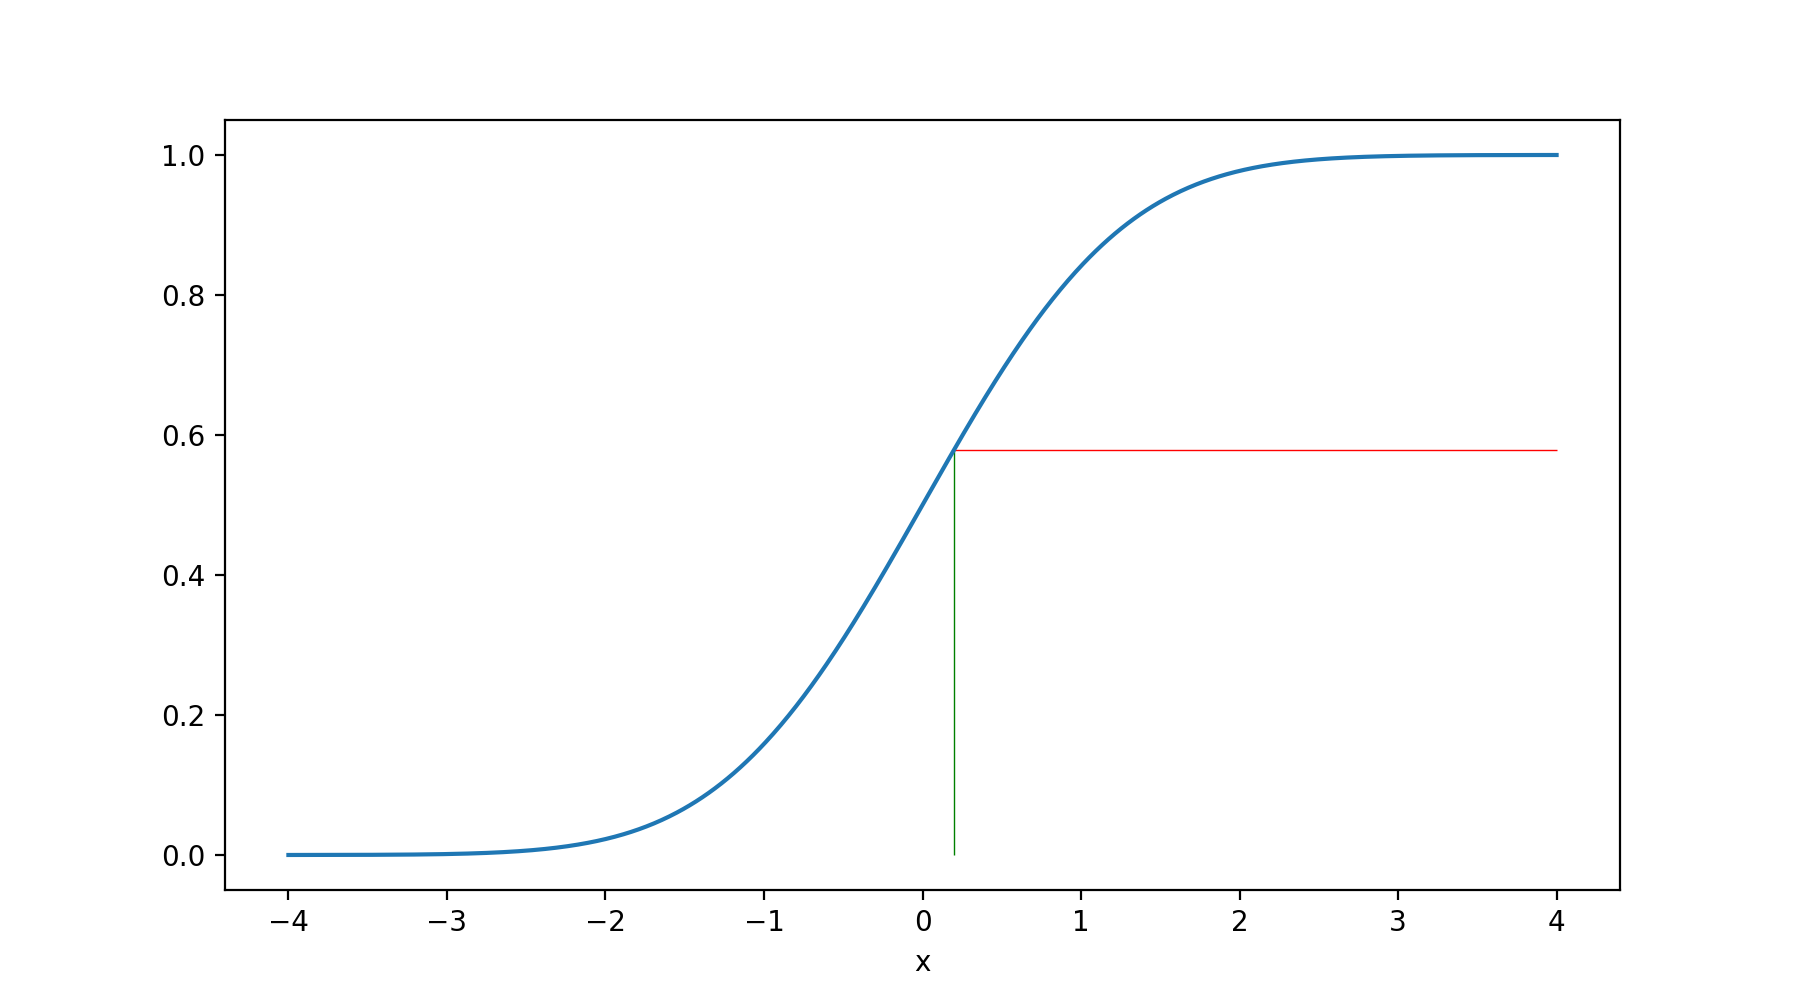

This figure's Python source:
import numpy as np
import matplotlib.pyplot as plt
import scipy.stats as ss

x = np.linspace(-4, 4, 1000)
y = ss.norm.cdf(x)

x_0 = 0.2
y_0 = ss.norm.cdf(x_0)

fig, ax = plt.subplots(1, 1, figsize=(9, 5), dpi=200)
ax.plot(x, y)

ax.hlines(y_0, x_0, 4, 'r', linewidth=0.5)
ax.vlines(x_0, 0, y_0, 'g', linewidth=0.5)

ax.set_xlabel('x')

fig.savefig('norm_gen.png')